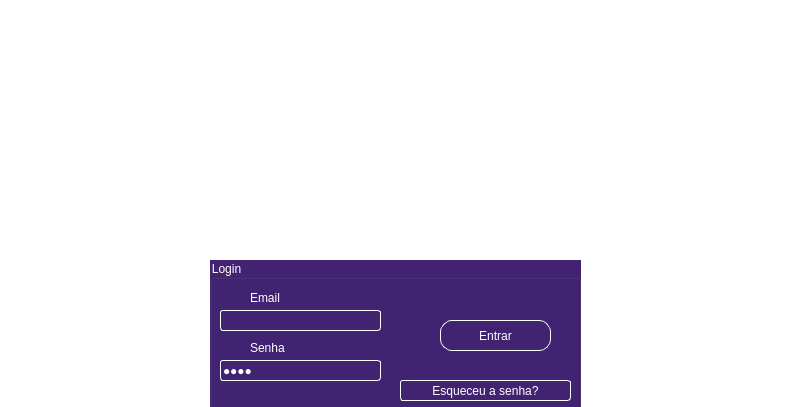
<?xml version="1.0" encoding="UTF-8"?>
<ui version="4.0">
 <class>XGuardian</class>
 <widget class="QWidget" name="XGuardian">
  <property name="geometry">
   <rect>
    <x>0</x>
    <y>0</y>
    <width>808</width>
    <height>407</height>
   </rect>
  </property>
  <property name="windowTitle">
   <string>XGuardian Admin</string>
  </property>
  <property name="windowIcon">
   <iconset>
    <selectedon>xguardian_ico.ico</selectedon>
   </iconset>
  </property>
  <property name="styleSheet">
   <string notr="true">background-color: rgb(255, 255, 255);</string>
  </property>
  <widget class="QLabel" name="label">
   <property name="geometry">
    <rect>
     <x>-10</x>
     <y>-70</y>
     <width>821</width>
     <height>671</height>
    </rect>
   </property>
   <property name="styleSheet">
    <string notr="true">background-color: rgb(255, 255, 255);</string>
   </property>
   <property name="text">
    <string/>
   </property>
   <property name="pixmap">
    <pixmap>mulher_ti.jpg</pixmap>
   </property>
   <property name="scaledContents">
    <bool>false</bool>
   </property>
   <property name="wordWrap">
    <bool>false</bool>
   </property>
   <property name="openExternalLinks">
    <bool>false</bool>
   </property>
  </widget>
  <widget class="QLabel" name="label_2">
   <property name="geometry">
    <rect>
     <x>280</x>
     <y>40</y>
     <width>211</width>
     <height>211</height>
    </rect>
   </property>
   <property name="layoutDirection">
    <enum>Qt::LayoutDirection::LeftToRight</enum>
   </property>
   <property name="autoFillBackground">
    <bool>false</bool>
   </property>
   <property name="styleSheet">
    <string notr="true">background-color: rgb(255, 255, 255);
border-radius:  25px;</string>
   </property>
   <property name="text">
    <string/>
   </property>
   <property name="textFormat">
    <enum>Qt::TextFormat::PlainText</enum>
   </property>
   <property name="pixmap">
    <pixmap>../../../Administrador/Desktop/logo_cabeca.png</pixmap>
   </property>
   <property name="scaledContents">
    <bool>true</bool>
   </property>
   <property name="alignment">
    <set>Qt::AlignmentFlag::AlignCenter</set>
   </property>
   <property name="wordWrap">
    <bool>false</bool>
   </property>
  </widget>
  <widget class="QGroupBox" name="groupBox">
   <property name="geometry">
    <rect>
     <x>210</x>
     <y>260</y>
     <width>371</width>
     <height>151</height>
    </rect>
   </property>
   <property name="styleSheet">
    <string notr="true">
background-color: #412372;
color: white;


font: 13pt &quot;Verdana&quot;;</string>
   </property>
   <property name="title">
    <string>Login</string>
   </property>
   <property name="flat">
    <bool>false</bool>
   </property>
   <property name="checkable">
    <bool>false</bool>
   </property>
   <widget class="QLineEdit" name="lineEdit_2">
    <property name="geometry">
     <rect>
      <x>10</x>
      <y>100</y>
      <width>161</width>
      <height>21</height>
     </rect>
    </property>
    <property name="styleSheet">
     <string notr="true">border: 1px solid white;
border-radius: 3px;</string>
    </property>
    <property name="text">
     <string>adad</string>
    </property>
    <property name="echoMode">
     <enum>QLineEdit::EchoMode::Password</enum>
    </property>
   </widget>
   <widget class="QLabel" name="label_3">
    <property name="geometry">
     <rect>
      <x>40</x>
      <y>80</y>
      <width>58</width>
      <height>16</height>
     </rect>
    </property>
    <property name="styleSheet">
     <string notr="true">background-color: rgba(255, 255, 255, 0);
font: 13pt &quot;Verdana&quot;;</string>
    </property>
    <property name="text">
     <string>Senha</string>
    </property>
   </widget>
   <widget class="QLabel" name="label_4">
    <property name="geometry">
     <rect>
      <x>40</x>
      <y>30</y>
      <width>58</width>
      <height>16</height>
     </rect>
    </property>
    <property name="styleSheet">
     <string notr="true">background-color: rgba(255, 255, 255, 0);
font: 13pt &quot;Verdana&quot;;</string>
    </property>
    <property name="text">
     <string>Email</string>
    </property>
   </widget>
   <widget class="QPushButton" name="pushButton">
    <property name="geometry">
     <rect>
      <x>230</x>
      <y>60</y>
      <width>111</width>
      <height>31</height>
     </rect>
    </property>
    <property name="cursor">
     <cursorShape>OpenHandCursor</cursorShape>
    </property>
    <property name="styleSheet">
     <string notr="true">QPushButton {
    border-radius: 12px; 
    color: white;             
    padding: 6px 16px;       
	border: 1px solid white;

}</string>
    </property>
    <property name="text">
     <string>Entrar</string>
    </property>
    <property name="checkable">
     <bool>false</bool>
    </property>
    <property name="autoRepeat">
     <bool>false</bool>
    </property>
   </widget>
   <widget class="QLineEdit" name="lineEdit_3">
    <property name="geometry">
     <rect>
      <x>10</x>
      <y>50</y>
      <width>161</width>
      <height>21</height>
     </rect>
    </property>
    <property name="styleSheet">
     <string notr="true">QLineEdit{
border: 1px solid white;
border-radius: 3px;

}</string>
    </property>
   </widget>
   <widget class="QLabel" name="label_spinner">
    <property name="geometry">
     <rect>
      <x>220</x>
      <y>10</y>
      <width>121</width>
      <height>51</height>
     </rect>
    </property>
    <property name="styleSheet">
     <string notr="true">border-radius: 3px;
background-color: transparent;</string>
    </property>
    <property name="text">
     <string/>
    </property>
    <property name="pixmap">
     <pixmap>spinner.gif</pixmap>
    </property>
   </widget>
   <widget class="QPushButton" name="pushButton_2">
    <property name="geometry">
     <rect>
      <x>190</x>
      <y>120</y>
      <width>171</width>
      <height>21</height>
     </rect>
    </property>
    <property name="cursor">
     <cursorShape>OpenHandCursor</cursorShape>
    </property>
    <property name="styleSheet">
     <string notr="true">font: 8pt &quot;Segoe UI&quot;;
font: 10pt &quot;Segoe UI&quot;;
border: 1px solid white;
border-radius: 3px;</string>
    </property>
    <property name="text">
     <string>Esqueceu a senha?</string>
    </property>
   </widget>
  </widget>
 </widget>
 <resources/>
 <connections/>
</ui>
